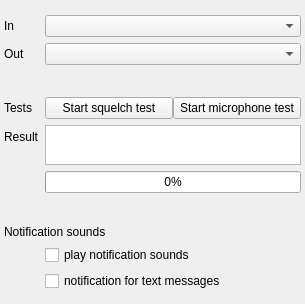
             <widget class="QWidget" name="tb_SettingsAudio">
              <attribute name="title">
               <string>Audio</string>
              </attribute>
              <layout class="QVBoxLayout" name="verticalLayout_14">
               <property name="leftMargin">
                <number>2</number>
               </property>
               <property name="rightMargin">
                <number>2</number>
               </property>
               <item>
                <layout class="QFormLayout" name="fl_SettingsAudio">
                 <property name="fieldGrowthPolicy">
                  <enum>QFormLayout::AllNonFixedFieldsGrow</enum>
                 </property>
                 <property name="leftMargin">
                  <number>2</number>
                 </property>
                 <property name="topMargin">
                  <number>4</number>
                 </property>
                 <property name="rightMargin">
                  <number>2</number>
                 </property>
                 <property name="bottomMargin">
                  <number>2</number>
                 </property>
                 <item row="0" column="0">
                  <widget class="QLabel" name="lbl_SettingsAudioInputDevice">
                   <property name="text">
                    <string>In</string>
                   </property>
                  </widget>
                 </item>
                 <item row="0" column="1">
                  <widget class="QComboBox" name="cb_SettingsAudioInputDevice"/>
                 </item>
                 <item row="1" column="0">
                  <widget class="QLabel" name="lbl_SettingsAudioOutputDevice">
                   <property name="text">
                    <string>Out</string>
                   </property>
                  </widget>
                 </item>
                 <item row="1" column="1">
                  <widget class="QComboBox" name="cb_SettingsAudioOutputDevice"/>
                 </item>
                 <item row="2" column="1">
                  <spacer name="vs_SettingsAudioVoiceTests">
                   <property name="orientation">
                    <enum>Qt::Vertical</enum>
                   </property>
                   <property name="sizeHint" stdset="0">
                    <size>
                     <width>20</width>
                     <height>20</height>
                    </size>
                   </property>
                  </spacer>
                 </item>
                 <item row="3" column="0">
                  <widget class="QLabel" name="lbl_SettingsAudioVoiceTests">
                   <property name="text">
                    <string>Tests</string>
                   </property>
                  </widget>
                 </item>
                 <item row="3" column="1">
                  <widget class="QWidget" name="wi_SettingsAudioTests" native="true">
                   <layout class="QHBoxLayout" name="horizontalLayout">
                    <property name="spacing">
                     <number>0</number>
                    </property>
                    <property name="leftMargin">
                     <number>0</number>
                    </property>
                    <property name="topMargin">
                     <number>0</number>
                    </property>
                    <property name="rightMargin">
                     <number>0</number>
                    </property>
                    <property name="bottomMargin">
                     <number>0</number>
                    </property>
                    <item>
                     <layout class="QHBoxLayout" name="hl_SettingsAudioTests">
                      <item>
                       <widget class="QPushButton" name="pb_SettingsAudioSquelchTest">
                        <property name="maximumSize">
                         <size>
                          <width>16777215</width>
                          <height>16777215</height>
                         </size>
                        </property>
                        <property name="autoFillBackground">
                         <bool>false</bool>
                        </property>
                        <property name="text">
                         <string>Start squelch test</string>
                        </property>
                       </widget>
                      </item>
                      <item>
                       <widget class="QPushButton" name="pb_SettingsAudioMicrophoneTest">
                        <property name="maximumSize">
                         <size>
                          <width>16777215</width>
                          <height>16777215</height>
                         </size>
                        </property>
                        <property name="text">
                         <string>Start microphone test</string>
                        </property>
                       </widget>
                      </item>
                     </layout>
                    </item>
                   </layout>
                  </widget>
                 </item>
                 <item row="4" column="0">
                  <widget class="QLabel" name="lbl_SettingsAudioTestActionAndResult">
                   <property name="text">
                    <string>Result</string>
                   </property>
                  </widget>
                 </item>
                 <item row="4" column="1">
                  <widget class="QPlainTextEdit" name="pte_SettingsAudioTestActionAndResult">
                   <property name="maximumSize">
                    <size>
                     <width>16777215</width>
                     <height>40</height>
                    </size>
                   </property>
                   <property name="readOnly">
                    <bool>true</bool>
                   </property>
                  </widget>
                 </item>
                 <item row="5" column="1">
                  <widget class="QProgressBar" name="prb_SettingsAudioTestProgress">
                   <property name="value">
                    <number>0</number>
                   </property>
                  </widget>
                 </item>
                 <item row="6" column="1">
                  <spacer name="vs_SettingsAudioMisc">
                   <property name="orientation">
                    <enum>Qt::Vertical</enum>
                   </property>
                   <property name="sizeHint" stdset="0">
                    <size>
                     <width>20</width>
                     <height>20</height>
                    </size>
                   </property>
                  </spacer>
                 </item>
                 <item row="8" column="1">
                  <widget class="QCheckBox" name="cb_SettingsAudioPlayNotificationSounds">
                   <property name="text">
                    <string>play notification sounds</string>
                   </property>
                  </widget>
                 </item>
                 <item row="9" column="1">
                  <widget class="QCheckBox" name="cb_SettingsAudioNotificationTextMessage">
                   <property name="text">
                    <string>notification for text messages</string>
                   </property>
                  </widget>
                 </item>
                 <item row="7" column="0" colspan="2">
                  <widget class="QLabel" name="lbl_SettingsAudioNotificationSounds">
                   <property name="text">
                    <string>Notification sounds</string>
                   </property>
                  </widget>
                 </item>
                </layout>
               </item>
              </layout>
             </widget>
